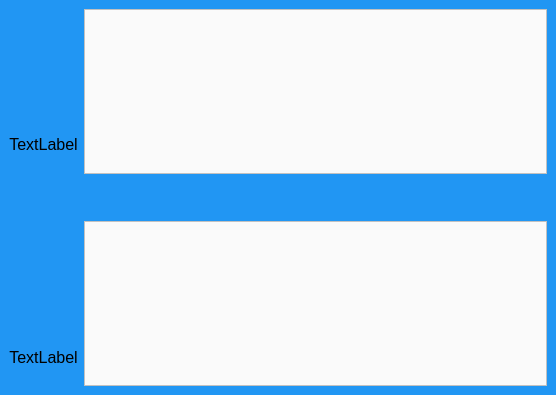
<?xml version="1.0" encoding="UTF-8"?>
<ui version="4.0">
 <class>MainWindow</class>
 <widget class="QMainWindow" name="MainWindow">
  <property name="geometry">
   <rect>
    <x>0</x>
    <y>0</y>
    <width>556</width>
    <height>395</height>
   </rect>
  </property>
  <property name="windowTitle">
   <string>MainWindow</string>
  </property>
  <property name="styleSheet">
   <string notr="true">background-color: #2196f3;</string>
  </property>
  <property name="tabShape">
   <enum>QTabWidget::Rounded</enum>
  </property>
  <widget class="QWidget" name="centralwidget">
   <property name="autoFillBackground">
    <bool>false</bool>
   </property>
   <layout class="QGridLayout" name="gridLayout">
    <item row="0" column="6">
     <layout class="QVBoxLayout" name="verticalLayout" stretch="0,0,0">
      <property name="spacing">
       <number>5</number>
      </property>
      <property name="rightMargin">
       <number>0</number>
      </property>
      <item>
       <widget class="QPlainTextEdit" name="originalTextField">
        <property name="enabled">
         <bool>true</bool>
        </property>
        <property name="cursor" stdset="0">
         <cursorShape>ArrowCursor</cursorShape>
        </property>
        <property name="styleSheet">
         <string notr="true">background-color: #fafafa;
font-size: 20px;</string>
        </property>
        <property name="readOnly">
         <bool>false</bool>
        </property>
        <property name="plainText">
         <string/>
        </property>
       </widget>
      </item>
      <item>
       <layout class="QHBoxLayout" name="horizontalLayout" stretch="10,1">
        <property name="spacing">
         <number>20</number>
        </property>
        <item>
         <widget class="QLabel" name="swapLabelButton">
          <property name="minimumSize">
           <size>
            <width>0</width>
            <height>0</height>
           </size>
          </property>
          <property name="font">
           <font>
            <pointsize>24</pointsize>
           </font>
          </property>
          <property name="cursor">
           <cursorShape>PointingHandCursor</cursorShape>
          </property>
          <property name="layoutDirection">
           <enum>Qt::LeftToRight</enum>
          </property>
          <property name="text">
           <string/>
          </property>
          <property name="pixmap">
           <pixmap>../icons/swap_vert_black_24dp.svg</pixmap>
          </property>
          <property name="scaledContents">
           <bool>false</bool>
          </property>
          <property name="alignment">
           <set>Qt::AlignCenter</set>
          </property>
          <property name="indent">
           <number>-1</number>
          </property>
         </widget>
        </item>
        <item>
         <widget class="QLabel" name="favouriteLabelButton">
          <property name="baseSize">
           <size>
            <width>0</width>
            <height>0</height>
           </size>
          </property>
          <property name="cursor">
           <cursorShape>PointingHandCursor</cursorShape>
          </property>
          <property name="styleSheet">
           <string notr="true">padding-left: 5px;</string>
          </property>
          <property name="text">
           <string/>
          </property>
          <property name="pixmap">
           <pixmap>../icons/star_rate_black_24dp.svg</pixmap>
          </property>
         </widget>
        </item>
       </layout>
      </item>
      <item>
       <widget class="QPlainTextEdit" name="translatedTextField">
        <property name="enabled">
         <bool>true</bool>
        </property>
        <property name="styleSheet">
         <string notr="true">background-color: #fafafa;
font-size: 20px;</string>
        </property>
        <property name="readOnly">
         <bool>true</bool>
        </property>
       </widget>
      </item>
     </layout>
    </item>
    <item row="0" column="0">
     <layout class="QVBoxLayout" name="verticalLayout_2">
      <property name="spacing">
       <number>50</number>
      </property>
      <item>
       <widget class="QLabel" name="listenSrcTextLabelButton">
        <property name="cursor">
         <cursorShape>PointingHandCursor</cursorShape>
        </property>
        <property name="styleSheet">
         <string notr="true"/>
        </property>
        <property name="text">
         <string/>
        </property>
        <property name="pixmap">
         <pixmap>../icons/volume_up_black_24dp.svg</pixmap>
        </property>
       </widget>
      </item>
      <item>
       <widget class="QLabel" name="originalLangLabel">
        <property name="font">
         <font>
          <pointsize>12</pointsize>
         </font>
        </property>
        <property name="text">
         <string>TextLabel</string>
        </property>
        <property name="alignment">
         <set>Qt::AlignCenter</set>
        </property>
       </widget>
      </item>
      <item>
       <widget class="QLabel" name="listenDstTextLabelButton">
        <property name="cursor">
         <cursorShape>PointingHandCursor</cursorShape>
        </property>
        <property name="text">
         <string/>
        </property>
        <property name="pixmap">
         <pixmap>../icons/volume_up_black_24dp.svg</pixmap>
        </property>
       </widget>
      </item>
      <item>
       <widget class="QLabel" name="translatedLangLabel">
        <property name="font">
         <font>
          <pointsize>12</pointsize>
         </font>
        </property>
        <property name="text">
         <string>TextLabel</string>
        </property>
        <property name="alignment">
         <set>Qt::AlignCenter</set>
        </property>
       </widget>
      </item>
     </layout>
    </item>
   </layout>
  </widget>
 </widget>
 <resources/>
 <connections/>
</ui>
